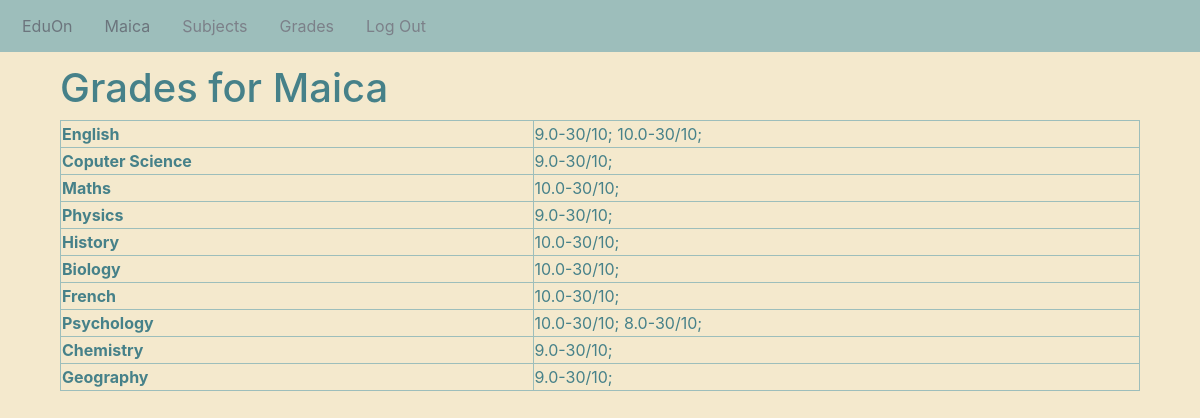
Screenshot of /grades (signed in) with the database file from the repository.
### eduon/models.py (models this page shows, shortened)
class User(AbstractUser):
    first_name = models.CharField(max_length=50, blank=False)
    last_name = models.CharField(max_length=50, blank=False)
    role = models.CharField(choices=Roles.choices, max_length=2, blank= False, default='ST')
    schclass = models.ForeignKey("Class_school", on_delete=models.SET_NULL, related_name="schoclass", blank=True, null=True)
    child = models.ForeignKey("User", on_delete=models.SET_NULL, related_name="parent", blank=True, null=True)
    REQUIRED_FIELDS = ('first_name', 'last_name', 'role')

class Subject(models.Model):
    title = models.CharField(max_length=100)
    description = models.CharField(max_length=500)
    image = models.URLField(max_length=300)
    teacher = models.ForeignKey("User", on_delete=models.CASCADE, related_name="subject_teacher")
    originclass = models.ForeignKey("Class_school", on_delete=models.CASCADE, related_name="subject_class")

class Grade(models.Model):
    grd_number = models.DecimalField(max_digits=3, decimal_places=1)
    timestamp = models.DateTimeField(auto_now_add=True)
    student = models.ForeignKey("User", on_delete=models.CASCADE, related_name="grade_student")
    subject = models.ForeignKey("Subject", on_delete=models.CASCADE, related_name="grade_subject")

### eduon/views.py (the view)
# urls.py: path("grades", views.grades_view, name="grades"),
def grades_view(request):
    try:
        if request.user.role == "PT":
            student = request.user.child
        else:
            student = request.user
        schclass = Class_school.objects.filter(students__username=student.username).first()
        subjects = schclass.subjects.all()
        grades = Grade.objects.filter(student=student)
    except AttributeError:
        subjects = None
        grades = None
    return render(request, "eduon/grades.html", {
        'subjects': subjects,
        'grades': grades
    })

### eduon/templates/eduon/grades.html (shortened to what this page needs)
{% extends "eduon/layout.html" %}
{% block body %}
    {% if request.user.role == 'PT' %}
    <h1>Grades for {{request.user.child.first_name}}</h1>
    {% else %}
    <h1>Grades for {{request.user.first_name}}</h1>
    {% endif %}
    {% if grades != None %}
    <table id="grades" class="container">
        {% for subject in subjects %}
        <tr>
            <th class="brd">
                {{subject.title}}
            </th>
            <td class="brd">
                {% for grade in grades %}
                    {% if grade.subject == subject %}
                    {{grade.grd_number}}-{{grade.timestamp.day}}/{{grade.timestamp.month}};
                    {% endif %}
                {% endfor %}
            </td>
        </tr>
        {% endfor %}
    </table>
    {% else %}
    <div>
        You don't have any grades yet.
    </div>
    {% endif %}
{% endblock %}

### eduon/templates/eduon/layout.html (shortened to what this page needs)
{% load static %}
<!DOCTYPE html>
<html lang="en">
    <head>
        <link rel="stylesheet" href="https://stackpath.bootstrapcdn.com/bootstrap/4.4.1/css/bootstrap.min.css">
        <link href="{% static 'eduon/styles.css' %}" rel="stylesheet">
    </head>
    <body>
        <nav id="nav" class="nav">
            <a class="nav-link disabled" href="/">EduOn</a>
            {% if user.is_authenticated %}
            <a class="nav-link disabled" href="/">{{ request.user.first_name }}</a>
                {% if request.user.role == 'ST' or request.user.role == 'PT' %}
                <a class="nav-link" href="{% url 'index' %}">Subjects</a>
                <a class="nav-link" href="{% url 'grades' %}">Grades</a>
                {% elif request.user.role == 'TC' %}
                <a class="nav-link" href="/">Your Subjects</a>
                <a class="nav-link" href="{% url 'create_subject' %}">Create Subject</a>
                <a class="nav-link" href="{% url 'your_class' %}">Your Class</a>
                {% endif %}
            <a class="nav-link" href="{% url 'logout' %}">Log Out</a>
            {% else %}
            <a class="nav-link" href="{% url 'login' %}">Log In</a>
            <a class="nav-link" href="{% url 'register' %}">Register</a>
            {% endif %}
          </nav>
        <div id="body">
        {% block body %}
        {% endblock %}
        </div>
    </body>
</html>

### eduon/static/eduon/styles.css (style rules this page uses)
body { background-color: #F4E9CD; color: #468189; }
#body { padding: 1% 5% 1%; }
.nav { width: 100%; padding: 0.5%; background-color: #9DBEBB; }
.nav-link { color: #7c8089; }
.brd { border: 1px solid #9DBEBB; }
tr, td, th { border: 1px solid #468189; }
th { width: auto; min-width: 100px; max-width: 200px; }

### rows the page displays
User: user.first_name "Maica"
Subject: title "English"
Grade: grd_number "9.0", timestamp.day "30", timestamp.month "10"
Grade: grd_number "10.0", timestamp.day "30", timestamp.month "10"
Subject: title "Coputer Science"
Grade: grd_number "9.0", timestamp.day "30", timestamp.month "10"
Subject: title "Maths"
Grade: grd_number "10.0", timestamp.day "30", timestamp.month "10"
Subject: title "Physics"
Grade: grd_number "9.0", timestamp.day "30", timestamp.month "10"
Subject: title "History"
Grade: grd_number "10.0", timestamp.day "30", timestamp.month "10"
Subject: title "Biology"
Grade: grd_number "10.0", timestamp.day "30", timestamp.month "10"
Subject: title "French"
Grade: grd_number "10.0", timestamp.day "30", timestamp.month "10"
Subject: title "Psychology"
Grade: grd_number "10.0", timestamp.day "30", timestamp.month "10"
Grade: grd_number "8.0", timestamp.day "30", timestamp.month "10"
Subject: title "Chemistry"
Grade: grd_number "9.0", timestamp.day "30", timestamp.month "10"
Subject: title "Geography"
Grade: grd_number "9.0", timestamp.day "30", timestamp.month "10"
